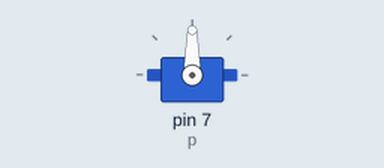
Recording of a program running on a simulated Raspberry Pi (header pin numbers). Parts: servo. Servo angles are drawn from the pulse width (0.5 ms = 0°, 2.5 ms = 180°).

Above: at 0.05 s.
At 1.5 s:
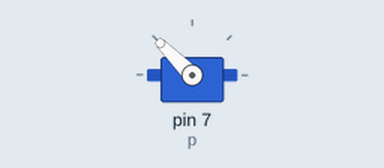
At 3.0 s:
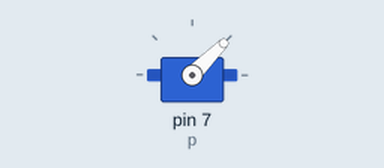
Timing chart, 0 to 6.9 s (numbered marks = the images above):
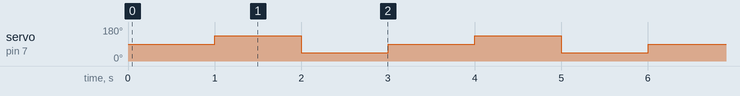

The program:

sg90_3.py
```python
import RPi.GPIO as GPIO
import time

GPIO.setmode(GPIO.BOARD)
GPIO.setup(7, GPIO.OUT)

# construct a pwm object
p = GPIO.PWM(7, 50) # 50 HZ, each pulse is 20 ms
p.start(7.5)        # duty cycle 7.5

try:
    while True:
        p.ChangeDutyCycle(7.5)
        time.sleep(1)
        p.ChangeDutyCycle(10)
        time.sleep(1)
        p.ChangeDutyCycle(5)
        time.sleep(1)

except KeyboardInterrupt:
    p.stop()
    GPIO.cleanup()
    print "user interrupt"
```

Measured:
- by itself, servo on pin 7 (p): repeats every 3.0 s: 45° 1.0 s, 90° 1.0 s, 135° 1.0 s
